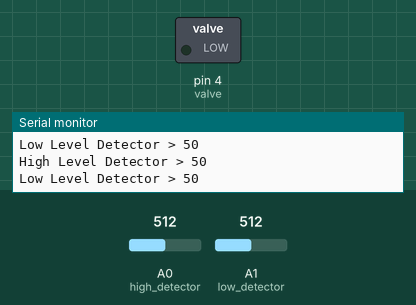
Bench run of a sketch on a simulated Arduino Uno, built with avr-gcc and run on an emulated ATmega328P. On the bench: switched loads named in the sketch (green lamp = pin HIGH), the last lines printed to the serial monitor. The test bench sets the inputs (shaded band); at power-on: A0 (high_detector) = 512, A1 (low_detector) = 512.

Above: at 2.8 s.
2.9 s: A0 (high_detector) set to 41
8.0 s: A1 (low_detector) set to 54
10.7 s: A1 (low_detector) set to 46
At 13.9 s:
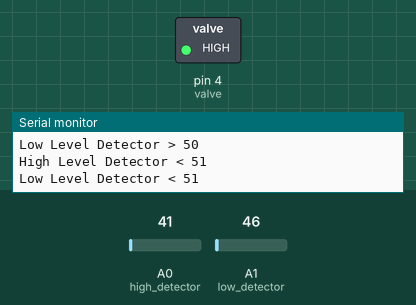
15.0 s: A1 (low_detector) set to 122
At 17.4 s:
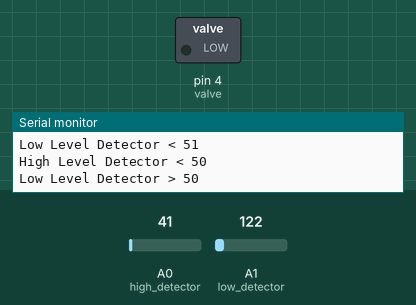
18.0 s: A1 (low_detector) set to 41
At 20.9 s:
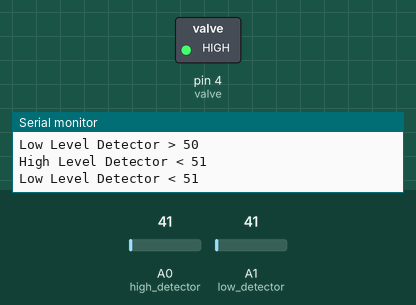
Timing chart, 0 to 22.0 s (numbered marks = the images above; inputs shaded):
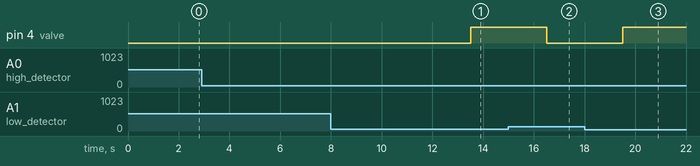

The sketch:

Scienct_Fair_Prototype2.ino
```cpp
int valve = 4;
const int high_detector = A0;
const int low_detector = A1;
void setup() {
  // put your setup code here, to run once:
pinMode(valve, OUTPUT);
pinMode (high_detector, INPUT);
pinMode (low_detector, INPUT);
Serial.begin(9600);
}

void loop() {
  // put your main code here, to run repeatedly:
int waterVal1;
int waterVal2;
waterVal1 = analogRead(high_detector);
waterVal2 = analogRead(low_detector);
//Serial.println(waterVal);
  if ( waterVal1 > 50 && waterVal2 > 50) {
    digitalWrite(valve, LOW);
    Serial.println("High Level Detector > 50");
    Serial.println("Low Level Detector > 50");
      }
  delay(500);
  if ( waterVal1 < 51 && waterVal2 > 50) {
    digitalWrite(valve, LOW);
    Serial.println("High Level Detector < 50");
    Serial.println("Low Level Detector > 50");
      }
  delay(500);
  if ( waterVal1 > 50 && waterVal2 < 51) {
    digitalWrite(valve, LOW);
    Serial.println("High Level Detector > 50");
    Serial.println("Low Level Detector < 50");
      }
  delay(500);
  if ( waterVal1 < 51 && waterVal2 < 51) {
    digitalWrite(valve, HIGH);
    Serial.println("High Level Detector < 51");
    Serial.println("Low Level Detector < 51");
      }
  delay(500);
}
```

Measured:
- the behaviour switches between 51 and 50 on A1 (low_detector) (found by bisection; images 0 and 1)
- after the input at 10.7 s, pin 4 (valve): LOW → HIGH after 2.8 s
- after the input at 15.0 s, pin 4 (valve): HIGH → LOW after 1.5 s
- after the input at 18.0 s, pin 4 (valve): LOW → HIGH after 1.5 s
